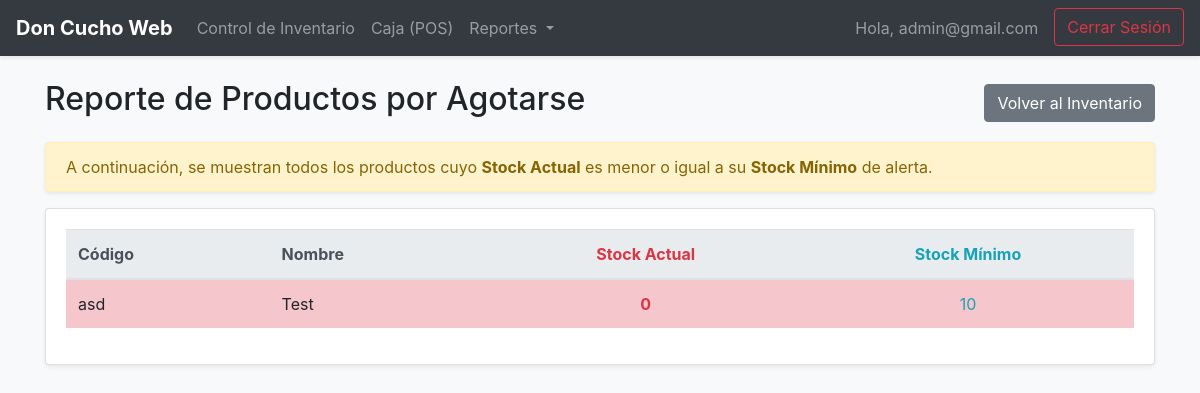
/inventario/reporte-stock/ (signed in), run on an earlier commit of the app's database.
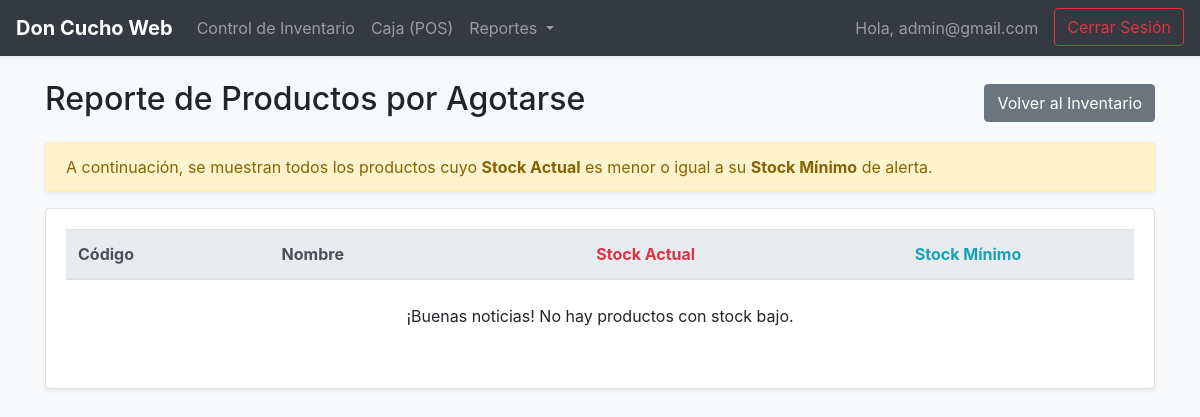
And on a later commit of the database.
### inventario/models.py (models this page shows, shortened)
class Producto(models.Model):
    codigo = models.CharField(max_length=50, unique=True, verbose_name="Código de Barras")
    nombre = models.CharField(max_length=200, verbose_name="Nombre del Producto")
    precio = models.DecimalField(max_digits=10, decimal_places=2, verbose_name="Precio de Venta (S/)")
    stock_minimo = models.IntegerField(default=5, verbose_name="Stock Mínimo de Alerta")
    categoria = models.ForeignKey(Categoria, on_delete=models.SET_NULL, null=True, blank=True, verbose_name="Categoría")
    proveedor = models.ForeignKey(Proveedor, on_delete=models.SET_NULL, null=True, blank=True, verbose_name="Proveedor")
    @property
    def stock_total(self):
        stock = self.lotes.filter(fecha_vencimiento__gt=timezone.now(), stock_lote__gt=0).aggregate(Sum('stock_lote'))['stock_lote__sum']
        return stock or 0
    class Meta:
        verbose_name = "Producto"
        verbose_name_plural = "Productos"
        ordering = ['nombre']

### inventario/views.py (the view)
# urls.py: path('inventario/reporte-stock/', views.reporte_stock_bajo, name='reporte_stock_bajo'),
@login_required
@admin_required
def reporte_stock_bajo(request):
    productos = Producto.objects.all()
    productos_bajos = [p for p in productos if p.stock_total <= p.stock_minimo]
    context = {
        'productos': productos_bajos
    }
    return render(request, 'inventario/reporte_stock.html', context)

### inventario/views.py (called while the page is built)
def admin_required(view_func):
    @wraps(view_func)
    def _wrapped_view(request, *args, **kwargs):
        if not request.user.is_staff:
            return redirect('index')
        return view_func(request, *args, **kwargs)
    return _wrapped_view

### inventario/templates/inventario/reporte_stock.html (shortened to what this page needs)
{% extends 'base.html' %}
{% block content %}
<div class="d-flex justify-content-between align-items-center mb-3">
    <h2>Reporte de Productos por Agotarse</h2>
    <a href="{% url 'control_inventario' %}" class="btn btn-secondary">Volver al Inventario</a>
</div>
<div class="alert alert-warning shadow-sm" role="alert">
  A continuación, se muestran todos los productos cuyo <strong>Stock Actual</strong> es menor o igual a su <strong>Stock Mínimo</strong> de alerta.
</div>
<div class="card shadow-sm">
    <div class="card-body">
        <div class="table-responsive">
            <table class="table table-hover align-middle">
                <thead class="thead-light">
                    <tr>
                        <th>Código</th>
                        <th>Nombre</th>
                        <th class="text-danger text-center">Stock Actual</th>
                        <th class="text-info text-center">Stock Mínimo</th>
                    </tr>
                </thead>
                <tbody>
                    {% for producto in productos %}
                    <tr class="table-danger">
                        <td>{{ producto.codigo }}</td>
                        <td>{{ producto.nombre }}</td>
                        <td class="text-danger font-weight-bold text-center">{{ producto.stock_total }}</td>
                        <td class="text-info text-center">{{ producto.stock_minimo }}</td>
                    </tr>
                    {% empty %}
                    <tr>
                        <td colspan="4" class="text-center py-4">¡Buenas noticias! No hay productos con stock bajo.</td>
                    </tr>
                    {% endfor %}
                </tbody>
            </table>
        </div>
    </div>
</div>
{% endblock %}

What changed in the data, as far as the page shows it:
removed Producto: codigo "asd", nombre "Test", stock_total "0", stock_minimo "10"
Also different on the page:
text now shown: "¡Buenas noticias! No hay productos con stock bajo."
